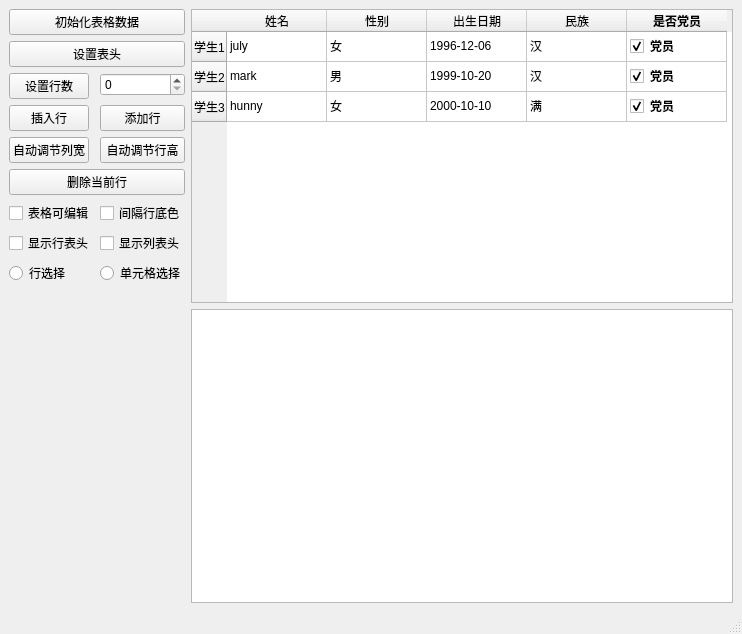
<?xml version="1.0" encoding="UTF-8"?>
<ui version="4.0">
 <class>MainWindow</class>
 <widget class="QMainWindow" name="MainWindow">
  <property name="geometry">
   <rect>
    <x>0</x>
    <y>0</y>
    <width>742</width>
    <height>634</height>
   </rect>
  </property>
  <property name="windowTitle">
   <string>MainWindow</string>
  </property>
  <widget class="QWidget" name="centralwidget">
   <layout class="QHBoxLayout" name="horizontalLayout">
    <item>
     <layout class="QFormLayout" name="formLayout">
      <item row="2" column="0">
       <widget class="QPushButton" name="pushButton_2">
        <property name="text">
         <string>设置行数</string>
        </property>
       </widget>
      </item>
      <item row="2" column="1">
       <widget class="QSpinBox" name="spinBox"/>
      </item>
      <item row="1" column="0" colspan="2">
       <widget class="QPushButton" name="pushButton">
        <property name="text">
         <string>设置表头</string>
        </property>
       </widget>
      </item>
      <item row="0" column="0" colspan="2">
       <widget class="QPushButton" name="pushButton_3">
        <property name="text">
         <string>初始化表格数据</string>
        </property>
       </widget>
      </item>
      <item row="3" column="0">
       <widget class="QPushButton" name="pushButton_4">
        <property name="text">
         <string>插入行</string>
        </property>
       </widget>
      </item>
      <item row="3" column="1">
       <widget class="QPushButton" name="pushButton_5">
        <property name="text">
         <string>添加行</string>
        </property>
       </widget>
      </item>
      <item row="4" column="0">
       <widget class="QPushButton" name="pushButton_8">
        <property name="text">
         <string>自动调节列宽</string>
        </property>
       </widget>
      </item>
      <item row="4" column="1">
       <widget class="QPushButton" name="pushButton_7">
        <property name="text">
         <string>自动调节行高</string>
        </property>
       </widget>
      </item>
      <item row="6" column="0">
       <widget class="QCheckBox" name="checkBox">
        <property name="text">
         <string>表格可编辑</string>
        </property>
       </widget>
      </item>
      <item row="6" column="1">
       <widget class="QCheckBox" name="checkBox_4">
        <property name="text">
         <string>间隔行底色</string>
        </property>
       </widget>
      </item>
      <item row="7" column="0">
       <widget class="QCheckBox" name="checkBox_2">
        <property name="text">
         <string>显示行表头</string>
        </property>
       </widget>
      </item>
      <item row="7" column="1">
       <widget class="QCheckBox" name="checkBox_3">
        <property name="text">
         <string>显示列表头</string>
        </property>
       </widget>
      </item>
      <item row="8" column="0">
       <widget class="QRadioButton" name="radioButton">
        <property name="text">
         <string>行选择</string>
        </property>
       </widget>
      </item>
      <item row="5" column="0" colspan="2">
       <widget class="QPushButton" name="pushButton_6">
        <property name="text">
         <string>删除当前行</string>
        </property>
       </widget>
      </item>
      <item row="8" column="1">
       <widget class="QRadioButton" name="radioButton_2">
        <property name="text">
         <string>单元格选择</string>
        </property>
       </widget>
      </item>
     </layout>
    </item>
    <item>
     <layout class="QVBoxLayout" name="verticalLayout">
      <item>
       <widget class="QTableWidget" name="tableWidget">
        <row>
         <property name="text">
          <string>学生1</string>
         </property>
        </row>
        <row>
         <property name="text">
          <string>学生2</string>
         </property>
        </row>
        <row>
         <property name="text">
          <string>学生3</string>
         </property>
        </row>
        <column>
         <property name="text">
          <string>姓名</string>
         </property>
        </column>
        <column>
         <property name="text">
          <string>性别</string>
         </property>
        </column>
        <column>
         <property name="text">
          <string>出生日期</string>
         </property>
        </column>
        <column>
         <property name="text">
          <string>民族</string>
         </property>
        </column>
        <column>
         <property name="text">
          <string>是否党员</string>
         </property>
         <property name="font">
          <font>
           <bold>true</bold>
          </font>
         </property>
        </column>
        <item row="0" column="0">
         <property name="text">
          <string>july</string>
         </property>
        </item>
        <item row="0" column="1">
         <property name="text">
          <string>女</string>
         </property>
        </item>
        <item row="0" column="2">
         <property name="text">
          <string>1996-12-06</string>
         </property>
        </item>
        <item row="0" column="3">
         <property name="text">
          <string>汉</string>
         </property>
        </item>
        <item row="0" column="4">
         <property name="text">
          <string>党员</string>
         </property>
         <property name="font">
          <font>
           <bold>true</bold>
          </font>
         </property>
         <property name="checkState">
          <enum>Checked</enum>
         </property>
        </item>
        <item row="1" column="0">
         <property name="text">
          <string>mark</string>
         </property>
        </item>
        <item row="1" column="1">
         <property name="text">
          <string>男</string>
         </property>
        </item>
        <item row="1" column="2">
         <property name="text">
          <string>1999-10-20</string>
         </property>
        </item>
        <item row="1" column="3">
         <property name="text">
          <string>汉</string>
         </property>
        </item>
        <item row="1" column="4">
         <property name="text">
          <string>党员</string>
         </property>
         <property name="font">
          <font>
           <bold>true</bold>
          </font>
         </property>
         <property name="checkState">
          <enum>Checked</enum>
         </property>
        </item>
        <item row="2" column="0">
         <property name="text">
          <string>hunny</string>
         </property>
        </item>
        <item row="2" column="1">
         <property name="text">
          <string>女</string>
         </property>
        </item>
        <item row="2" column="2">
         <property name="text">
          <string>2000-10-10</string>
         </property>
        </item>
        <item row="2" column="3">
         <property name="text">
          <string>满</string>
         </property>
        </item>
        <item row="2" column="4">
         <property name="text">
          <string>党员</string>
         </property>
         <property name="font">
          <font>
           <bold>true</bold>
          </font>
         </property>
         <property name="checkState">
          <enum>Checked</enum>
         </property>
        </item>
       </widget>
      </item>
      <item>
       <widget class="QPlainTextEdit" name="plainTextEdit"/>
      </item>
     </layout>
    </item>
   </layout>
  </widget>
  <widget class="QMenuBar" name="menubar">
   <property name="geometry">
    <rect>
     <x>0</x>
     <y>0</y>
     <width>742</width>
     <height>22</height>
    </rect>
   </property>
  </widget>
  <widget class="QStatusBar" name="statusbar"/>
 </widget>
 <resources/>
 <connections/>
</ui>
